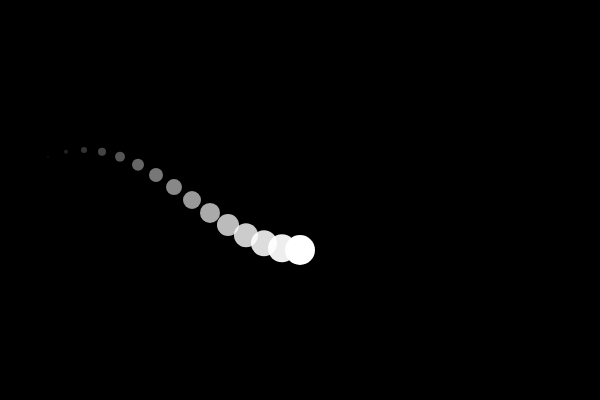
Frame 1 (no input)
Frame 60 (no input): identical to frame 1, image omitted
Frame 120 (the mouse pressed at the canvas centre since frame 60): identical to frame 1, image omitted

The p5.js sketch that drew this single still picture (run headless with seeded random() and noise() and a simulated clock; from frame 60 on, the mouse is pressed at the canvas centre):

// p5.js sketch
// ── sketch.js
function setup() {
  createCanvas(600, 400);
  noStroke();
}

function draw() {
  background(0);
  for (let i = 0; i < 15; i++) {
    fill(255, (15 - i) * 255 / 15);
    ellipse(
      width / 2 - 15 * i * width / 500,
      height / 2 + 50 * cos(radians(15 * i)),
      (15 - i) * 2,
      (15 - i) * 2
    );
  }
}
